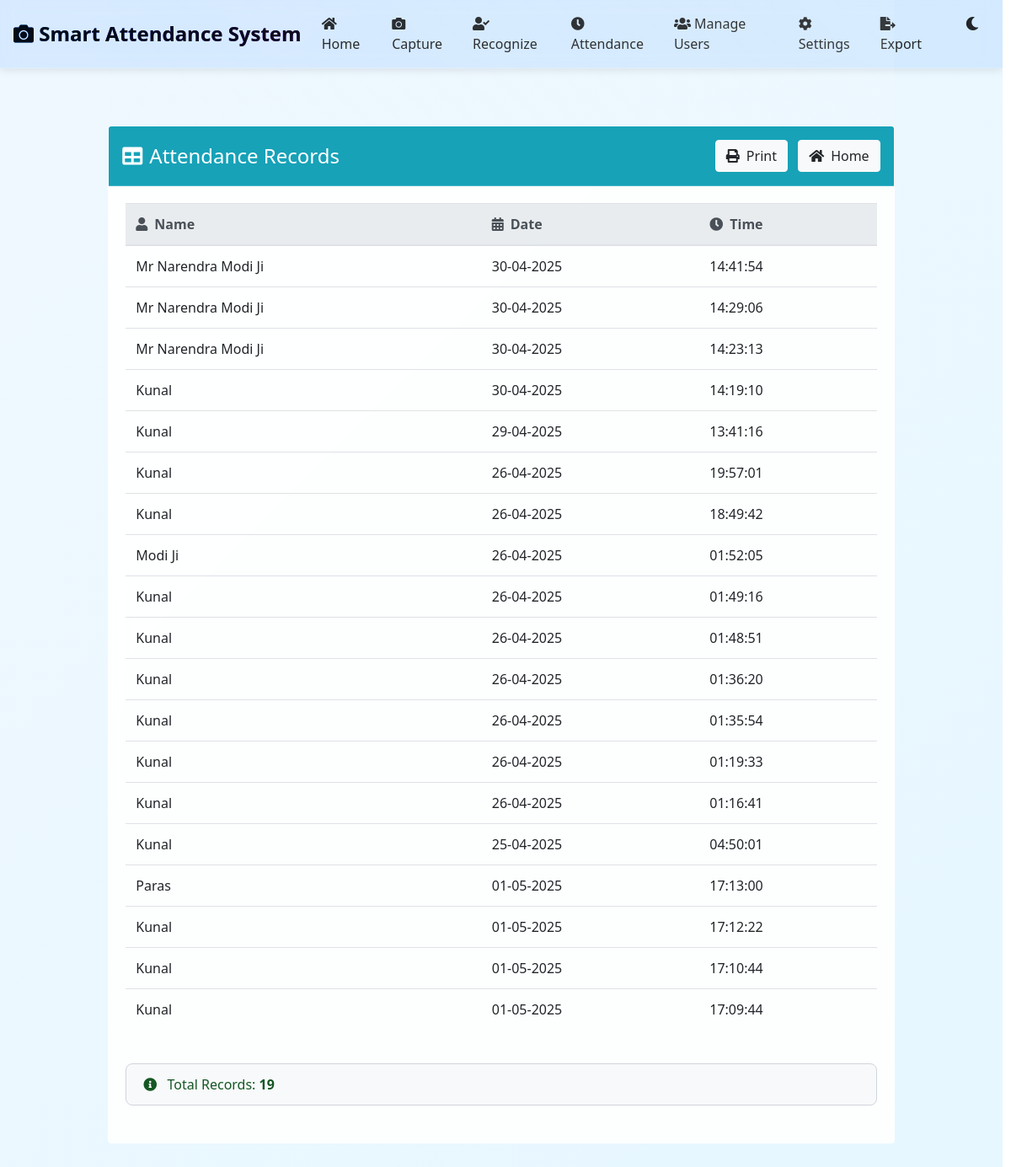
The app's page /attendance with its own data.
### tables this page shows
CREATE TABLE attendance_records (
    id INTEGER PRIMARY KEY AUTOINCREMENT,
    student_name TEXT NOT NULL,
    class_id INTEGER,
    teacher_id INTEGER NOT NULL,
    date TEXT NOT NULL,
    time TEXT NOT NULL,
    status TEXT NOT NULL,
    notes TEXT,
    FOREIGN KEY (class_id) REFERENCES classes (id),
    FOREIGN KEY (teacher_id) REFERENCES teachers (id)
);

### app.py (the view, shortened to what this page needs)
@app.route('/attendance')
def show_attendance():
    attendance_records = []
    attendance_records.append(['NAME', 'DATE', 'TIME'])
    try:
        conn = get_db_connection()
        db_records = conn.execute('''
            SELECT student_name, date, time
            FROM attendance_records
            WHERE student_name != "Unknown" AND student_name != "Error"
            ORDER BY date DESC, time DESC
        ''').fetchall()
        conn.close()
        if db_records:
            for record in db_records:
                attendance_records.append([
                    record['student_name'],
                    record['date'],
                    record['time']
                ])
            print(f"Found {len(db_records)} records in database")
    except Exception as e:
        print(f"Error querying database for attendance records: {str(e)}")
    date = datetime.now().strftime("%d-%m-%Y")
    file_path = os.path.join(r"C:\Users\kunal\OneDrive\Desktop\p8\Attendance", f"Attendance_{date}.csv")
    has_records = len(attendance_records) > 1
    return render_template('attendance.html', attendance_data=attendance_records, has_records=has_records)

### app.py (called while the page is built)
def get_db_connection():
    conn = sqlite3.connect('attendance.db')
    conn.row_factory = sqlite3.Row
    return conn

### templates/attendance.html (shortened to what this page needs)
{% extends "base.html" %}
{% block content %}
<div class="container">
    <div class="row justify-content-center">
        <div class="col-md-10">
            <div class="card">
                <div class="card-header bg-info text-white">
                    <div class="d-flex justify-content-between align-items-center">
                        <h4 class="mb-0"><i class="fas fa-table mr-2"></i>Attendance Records</h4>
                        <div>
                            <button class="btn btn-light" onclick="window.print()">
                                <i class="fas fa-print mr-2"></i>Print
                            </button>
                            <a href="{{ url_for('home') }}" class="btn btn-light ml-2">
                                <i class="fas fa-home mr-2"></i>Home
                            </a>
                        </div>
                    </div>
                </div>
                <div class="card-body">
                    {% if has_records %}
                        <div class="table-responsive">
                            <table class="table table-hover">
                                <thead class="thead-light">
                                    <tr>
                                        <th><i class="fas fa-user mr-2"></i>Name</th>
                                        <th><i class="fas fa-calendar-alt mr-2"></i>Date</th>
                                        <th><i class="fas fa-clock mr-2"></i>Time</th>
                                    </tr>
                                </thead>
                                <tbody>
                                    {% for record in attendance_data[1:] %}
                                        <tr>
                                            <td>{{ record[0] }}</td>
                                            <td>{{ record[1] }}</td>
                                            <td>{{ record[2] }}</td>
                                        </tr>
                                    {% endfor %}
                                </tbody>
                            </table>
                        </div>
                        <div class="mt-4">
                            <div class="alert alert-success">
                                <i class="fas fa-info-circle mr-2"></i>
                                Total Records: <strong>{{ attendance_data|length - 1 }}</strong>
                            </div>
                        </div>
                    {% endif %}
                </div>
            </div>
        </div>
    </div>
</div>
{% endblock %}

### templates/base.html (shortened to what this page needs)
<!DOCTYPE html>
<html lang="en" data-theme="light">
<head>
    <link rel="stylesheet" href="https://stackpath.bootstrapcdn.com/bootstrap/4.5.2/css/bootstrap.min.css">
    <link rel="stylesheet" href="https://cdnjs.cloudflare.com/ajax/libs/font-awesome/5.15.3/css/all.min.css">
    <link rel="stylesheet" href="{{ url_for('static', filename='css/animations.css') }}">
</head>
<body>
    <div class="vector-background"></div>
    <nav class="navbar navbar-expand-lg navbar-light">
        <a class="navbar-brand animated-text" href="{{ url_for('home') }}">
            <i class="fas fa-camera navbar-logo-icon"></i> Smart Attendance System
        </a>
        <div class="collapse navbar-collapse" id="navbarNav">
            <ul class="navbar-nav ml-auto">
                <li class="nav-item">
                    <a class="nav-link" href="{{ url_for('home') }}">
                    </a>
                </li>
                <li class="nav-item">
                    <a class="nav-link" href="{{ url_for('capture') }}">
                    </a>
                </li>
                <li class="nav-item">
                    <a class="nav-link" href="{{ url_for('recognize') }}">
                    </a>
                </li>
                <li class="nav-item">
                    <a class="nav-link" href="{{ url_for('show_attendance') }}">
                    </a>
                </li>
                <li class="nav-item">
                    <a class="nav-link" href="{{ url_for('manage_users') }}">
                    </a>
                </li>
                <li class="nav-item">
                    <a class="nav-link" href="{{ url_for('settings') }}">
                    </a>
                </li>
                <li class="nav-item">
                    <a class="nav-link" href="{{ url_for('export_attendance') }}">
                         Export
                    </a>
                </li>
                <li class="nav-item">
                    <div class="theme-toggle" onclick="toggleTheme()">
                        <i class="fas fa-moon"></i>
                    </div>
                </li>
            </ul>
        </div>
    </nav>
    <div class="container">
        <div class="content-wrapper">
            <div class="content">
                {% block content %}{% endblock %}
            </div>
        </div>
    </div>
</body>
</html>

### static/css/animations.css (style rules this page uses)
:root { --primary-color: #007bff; --secondary-color: #6610f2; --accent-color: #00ff88; }
.card { position: relative; transform-style: preserve-3d; transition: all 0.8s cubic-bezier(0.175, 0.885, 0.32, 1.275); margin: 0.25rem 0; }
.card::before { content: ''; position: absolute; top: 0; left: 0; width: 100%; height: 100%; background: linear-gradient(45deg, transparent, rgba(255,255,255,0.1), transparent); transform: translateY(-100%); animation: lightPass 3s infinite; }
.btn { position: relative; overflow: hidden; transition: all 0.3s ease; }
.btn::after { content: ''; position: absolute; top: -50%; left: -50%; width: 200%; height: 200%; background: radial-gradient(circle, rgba(255,255,255,0.2) 0%, transparent 50%); transform: scale(0); transition: transform 0.5s ease-out; }
.animated-text { background: linear-gradient(90deg, var(--primary-color), var(--secondary-color), var(--accent-color)); background-size: 200% auto; color: transparent; -webkit-background-clip: text; background-clip: text; animation: textGradient 3s linear infinite; }

### templates/base.html (style rules this page uses)
:root[data-theme="light"] { --bg-gradient: linear-gradient(135deg, #f0f8ff, #e6f7ff); --navbar-bg: rgba(0, 123, 255, 0.1); --text-color: #212529; --card-bg: rgba(255, 255, 255, 0.9); --border-color: rgba(255, 255, 255, 0.2); --scrollbar-thumb: rgba(128, 128, 128, 0.3); --scrollbar-track: transparent; }
html { margin: 0; padding: 0; height: 100%; overflow-y: scroll; overflow-x: hidden; position: relative; scrollbar-gutter: stable; }
body { font-family: 'Segoe UI', Tahoma, Geneva, Verdana, sans-serif; margin: 0; padding: 0; min-height: 100vh; background: var(--bg-gradient); color: var(--text-color); position: relative; overflow-x: hidden; transition: background 0.3s ease, color 0.3s ease; }
.container { width: 100%; max-width: 100%; margin: 0; padding: 1rem; box-sizing: border-box; }
.content-wrapper { position: relative; z-index: 1; width: 100%; box-sizing: border-box; }
* { scrollbar-width: thin; scrollbar-color: #888 #f1f1f1; }
.vector-background { position: fixed; top: 0; left: 0; width: 100%; height: 100%; z-index: -1; pointer-events: none; overflow: hidden; opacity: 0.5; }
.card { background: var(--card-bg); backdrop-filter: blur(10px); border: 1px solid var(--border-color); margin-bottom: 0.5rem; color: var(--text-color); }
.alert { border-radius: 8px; margin-bottom: 1.5rem; }
.card-header { padding: 1rem; border-bottom: 1px solid var(--border-color); }
.navbar { background-color: var(--navbar-bg); backdrop-filter: blur(10px); border-bottom: 1px solid var(--border-color); padding: 0.5rem 1rem; margin-bottom: 2rem; box-shadow: 0 2px 10px rgba(0, 0, 0, 0.1); }
.theme-toggle { cursor: pointer; padding: 0.5rem; border-radius: 50%; width: 40px; height: 40px; display: flex; align-items: center; justify-content: center; transition: background-color 0.3s; margin-left: 10px; position: relative; overflow: hidden; }
[data-theme="light"] .theme-toggle .fa-moon { display: inline-block; }
.nav-link { color: var(--text-color) !important; }
.table { color: #212529; }
.alert { background-color: #f8f9fa; border-color: #ced4da; }
.navbar-brand { font-size: 1.5rem; font-weight: 700; transition: color 0.3s ease, text-shadow 0.3s ease; }

### records on screen
attendance_records: student_name "Mr Narendra Modi Ji", date "30-04-2025", time "14:41:54"
attendance_records: student_name "Mr Narendra Modi Ji", date "30-04-2025", time "14:29:06"
attendance_records: student_name "Mr Narendra Modi Ji", date "30-04-2025", time "14:23:13"
attendance_records: student_name "Kunal", date "30-04-2025", time "14:19:10"
attendance_records: student_name "Kunal", date "29-04-2025", time "13:41:16"
attendance_records: student_name "Kunal", date "26-04-2025", time "19:57:01"
attendance_records: student_name "Kunal", date "26-04-2025", time "18:49:42"
attendance_records: student_name "Modi Ji", date "26-04-2025", time "01:52:05"
attendance_records: student_name "Kunal", date "26-04-2025", time "01:49:16"
attendance_records: student_name "Kunal", date "26-04-2025", time "01:48:51"
attendance_records: student_name "Kunal", date "26-04-2025", time "01:36:20"
attendance_records: student_name "Kunal", date "26-04-2025", time "01:35:54"
attendance_records: student_name "Kunal", date "26-04-2025", time "01:19:33"
attendance_records: student_name "Kunal", date "26-04-2025", time "01:16:41"
attendance_records: student_name "Kunal", date "25-04-2025", time "04:50:01"
attendance_records: student_name "Paras", date "01-05-2025", time "17:13:00"
attendance_records: student_name "Kunal", date "01-05-2025", time "17:12:22"
attendance_records: student_name "Kunal", date "01-05-2025", time "17:10:44"
attendance_records: student_name "Kunal", date "01-05-2025", time "17:09:44"

### other values on screen
{{ attendance_data|length - 1 }} "19"
